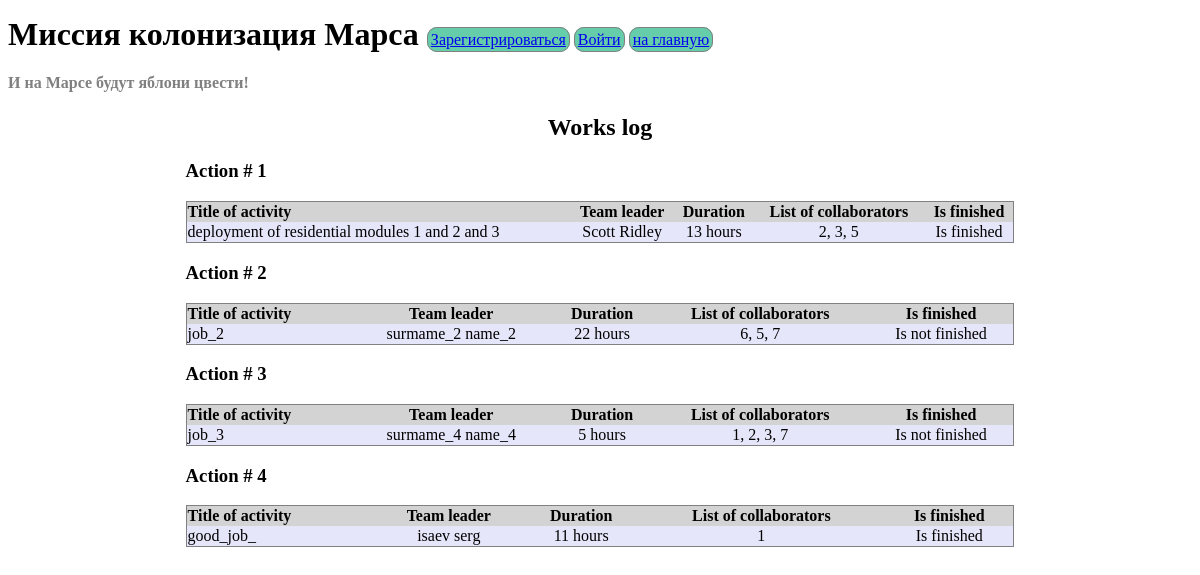
The page / on the database its author committed.
### data/jobs.py (models this page shows, shortened)
class Jobs(SqlAlchemyBase, SerializerMixin):
    __tablename__ = 'jobs'
    id = sqlalchemy.Column(sqlalchemy.Integer, primary_key=True,
                           autoincrement=True)
    team_leader = sqlalchemy.Column(sqlalchemy.Integer,
                                    sqlalchemy.ForeignKey("users.id"))
    job = sqlalchemy.Column(sqlalchemy.String)
    work_size = sqlalchemy.Column(sqlalchemy.String)
    collaborators = sqlalchemy.Column(sqlalchemy.String)
    start_date = sqlalchemy.Column(sqlalchemy.String)
    end_date = sqlalchemy.Column(sqlalchemy.String)
    is_finished = sqlalchemy.Column(sqlalchemy.Boolean, default=False)
    user = orm.relationship('User')

### server.py (the view)
@app.route('/')
def main():
    url_delete = url_for('static', filename='img/delete.png')
    url_style = url_for('static', filename='css/style_works_log.css')
    data = [[job.id, job.team_leader, job.job,
             f'{job.user.surname} {job.user.name}',
             f'{job.work_size} hours', job.collaborators,
             'Is finished' if job.is_finished else 'Is not finished'] for job in
            session.query(Jobs).all()]
    return render_template('works_log.html', url_style=url_style, data=data,
                           url_delete=url_delete,
                           title='Главная страница')

### templates/works_log.html (shortened to what this page needs)
{% extends "base.html" %}
{% block content %}
<h2>Works log</h2>
{% for action in data %}
<table>
    <thead>
    <h3>Action # {{loop.index}}</h3>
    </thead>
    <tbody>
    <tr style="background:LightGray">
        <th>
            <div class="frow">Title of activity</div>
        </th>
        <th>
            <div class="row">Team leader</div>
        </th>
        <th>
            <div class="row">Duration</div>
        </th>
        <th>
            <div class="row">List of collaborators</div>
        </th>
        <th>
            <div class="row">Is finished</div>
        </th>
    </tr>
    <tr style="background:Lavender">
        {% for column in action[2:] %}
        {% if loop.first %}
        <td>
            <div class="frow">{{column}}</div>
        </td>
        {% else %}
        <td>
            <div class="row">{{column}}</div>
        </td>
        {% endif %}
        {% endfor %}
    </tr>
    </tbody>
</table>
{% endfor %}
{% endblock %}

### static/css/style_works_log.css (style rules this page uses)
h2 { text-align: center; }
h3 { margin-left: 15% }
table { border: 1px solid grey; border-collapse: collapse; margin-left: 15%; width: 70% }
.row { text-align: center; }
.frow { text-align: left }

### rows shown on the page
Jobs: job "deployment of residential modules 1 and 2 and 3", column "Scott Ridley" "13 hours" "Is finished", collaborators "2, 3, 5"
Jobs: job "job_2", column "surmame_2 name_2" "22 hours" "Is not finished", collaborators "6, 5, 7"
Jobs: job "job_3", column "surmame_4 name_4" "5 hours" "Is not finished", collaborators "1, 2, 3, 7"
Jobs: job "good_job_", column "isaev serg" "11 hours" "1" "Is finished"
